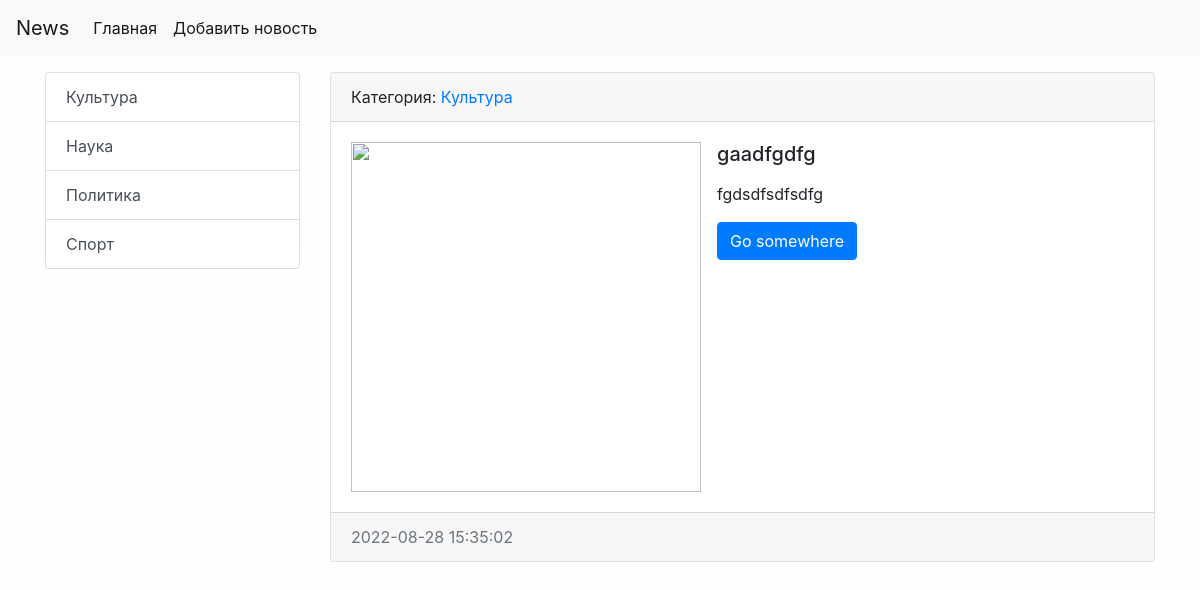
/news/12/, run on the app's committed database.
### news/models.py (models this page shows, shortened)
class Category(models.Model):
    title = models.CharField(max_length=150,db_index=True,verbose_name='Наименование категории')
    def get_absolute_url(self):
        return reverse('category',kwargs={"category_id": self.pk})
    def __str__(self):
        return self.title# дает доступ к выбору категорий
    class Meta:
        verbose_name ='Категории'
        verbose_name_plural ='Категории'
        ordering = ['title']

class News(models.Model):
    title = models.CharField(max_length=150,verbose_name='Наименование')
    content = models.TextField(blank=True,verbose_name='Контент')
    created_at = models.DateTimeField(auto_now_add=True,verbose_name='Дата публикации')
    updated_at = models.DateTimeField(auto_now=True,verbose_name='Обновленно')
    photo = models.ImageField(upload_to='photos/%Y/%m/%d/',verbose_name='Фото',blank=True)
    is_published = models.BooleanField(default=True,verbose_name='Обновленно?')
    category = models.ForeignKey('Category', on_delete=models.PROTECT,null=True,verbose_name='Категория ')#models.PROTECT обеспечивает защиту от удаления
    class Meta:
        verbose_name ='Новость'
        verbose_name_plural ='Новости'
        ordering = ['-created_at']

### news/views.py (the view)
# urls.py: path('news/<int:news_id>/', view_news, name='view_news'),
def view_news(request, news_id):
    news_item = get_object_or_404(News,pk=news_id)
    return render(request, 'news/view_news.html', {"news_item": news_item})

### news/templatetags/news_tags.py (called while the page is built)
@register.inclusion_tag('news/list_categories.html')
def show_categories(arg1='Hello',arg2='word'):
    categories = Category.objects.all()
    return {"categories": categories,"arg1":arg1,"arg2":arg2}

### news/templates/news/view_news.html (shortened to what this page needs)
{% extends 'base.html' %}
{% block sidebar %}
{% include 'inc/_sidebar.html' %}
{% endblock %}
{% block content %}
    <div class="card mb-3">
        <div class="card-header">
            Категория: <a href="{{ news_item.category.get_absolute_url }}">{{ news_item.category }}</a>
        </div>
        <div class="card-body">
            <div class="media">
                {% if item.photo %}
                <img src="{{ news_item.photo.url }}" width="350" height="350" class="mr-3">
                {% else %}
                <img src="https://avatarko.ru/img/kartinka/33/multfilm_lyagushka_32117.jpg" width="350" height="350" class="mr-3">
                {% endif %}
                <div class="media-body">
                    <h5 class="card-title">{{ news_item.title }}</h5>
                    <p class="card-text">{{ news_item.content|safe|linebreaks }}</p>
                    <a href="#" class="btn btn-primary">Go somewhere</a>
                </div>
            </div>
        </div>
        <div class="card-footer text-muted">
            {{ news_item.created_at|date:"Y-m-d H:i:s" }}
        </div>
    </div>
{% endblock %}

### news/templates/news/list_categories.html
<div class="list-group">
      {% for item in categories %}
      <a href="{{ item.get_absolute_url }}" class="list-group-item list-group-item-action">{{ item.title}}</a>
      {% endfor %}
  </div>

### mydjango/static/css/style.css (style rules this page uses)
body { background-color:#fefefe; }

### data on the page
Category: title "Культура"
Category: title "Наука"
Category: title "Политика"
Category: title "Спорт"
News: category "Культура", title "gaadfgdfg", content "fgdsdfsdfsdfg", created_at "2022-08-28 15:35:02"
